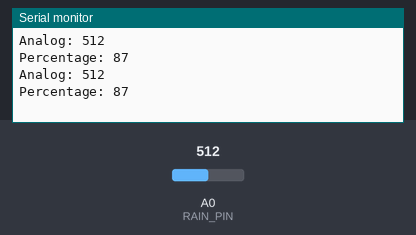
This sketch was run on a simulated Arduino Uno, built with avr-gcc and run on an emulated ATmega328P. On the bench: the last lines printed to the serial monitor. Inputs (shaded band) come from the test bench; at power-on: A0 (RAIN_PIN) = 512.

Above: at 1.8 s.
1.9 s: A0 (RAIN_PIN) set to 716
At 2.8 s:
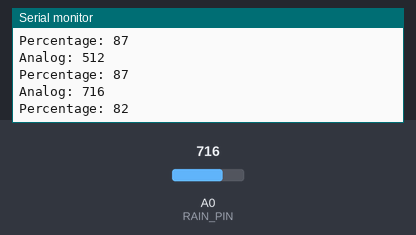
3.4 s: A0 (RAIN_PIN) set to 900
At 4.8 s:
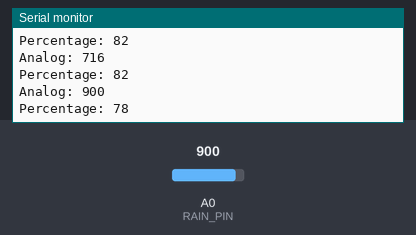
Timing chart, 0 to 6.4 s (numbered marks = the images above; inputs shaded):
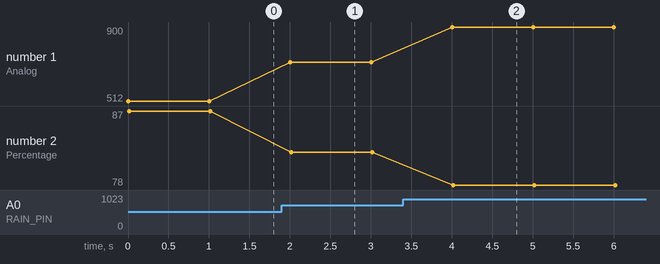

The sketch:

rain_sketch.ino
```cpp
#define RAIN_PIN A0
void setup() {
  Serial.begin(9600);
  pinMode(RAIN_PIN, INPUT);
}


void loop() {
  //analog output
  int value = analogRead(RAIN_PIN);
  int percentage = map(value ,4095, 0, 0, 100);
  Serial.println((String)"Analog: " + value);
  Serial.println((String)"Percentage: " + percentage);
  delay(1000);
}
```

Measured:
- after the input at 1.9 s, the serial monitor: prints a new line after 0.10 s (image 1)
- after the input at 3.4 s, the serial monitor: prints a new line after 0.60 s (image 2)
- plotted number 1: 512 → 716 after the input at 1.9 s, 716 → 900 after the input at 3.4 s
- plotted number 2: 87 → 82 after the input at 1.9 s, 82 → 78 after the input at 3.4 s
